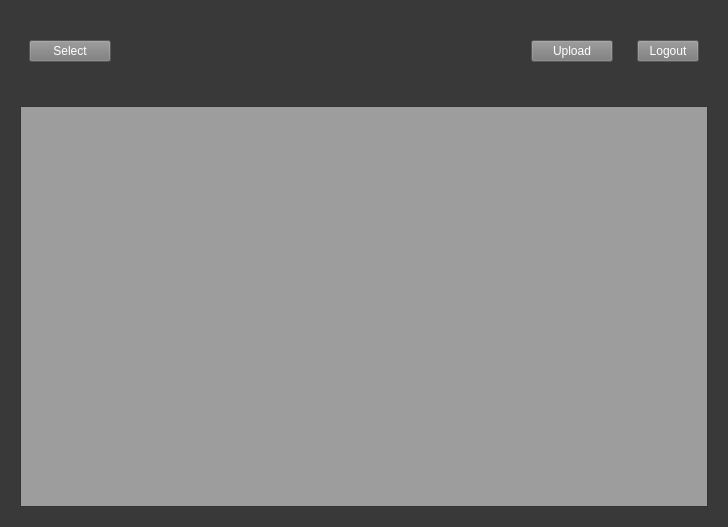
<?xml version="1.0" encoding="UTF-8"?>
<ui version="4.0">
 <class>Upload</class>
 <widget class="QWidget" name="Upload">
  <property name="geometry">
   <rect>
    <x>0</x>
    <y>0</y>
    <width>728</width>
    <height>527</height>
   </rect>
  </property>
  <property name="windowTitle">
   <string>Savefor - Upload</string>
  </property>
  <property name="styleSheet">
   <string notr="true">background-color: rgb(57, 57, 57);</string>
  </property>
  <layout class="QVBoxLayout" name="verticalLayout">
   <item>
    <widget class="QFrame" name="buttons_frame">
     <property name="minimumSize">
      <size>
       <width>0</width>
       <height>80</height>
      </size>
     </property>
     <property name="maximumSize">
      <size>
       <width>16777215</width>
       <height>80</height>
      </size>
     </property>
     <property name="frameShape">
      <enum>QFrame::NoFrame</enum>
     </property>
     <property name="frameShadow">
      <enum>QFrame::Raised</enum>
     </property>
     <layout class="QHBoxLayout" name="horizontalLayout">
      <item>
       <widget class="QFrame" name="select_frame">
        <property name="maximumSize">
         <size>
          <width>100</width>
          <height>16777215</height>
         </size>
        </property>
        <property name="frameShape">
         <enum>QFrame::NoFrame</enum>
        </property>
        <property name="frameShadow">
         <enum>QFrame::Raised</enum>
        </property>
        <layout class="QHBoxLayout" name="horizontalLayout_3">
         <item>
          <widget class="QPushButton" name="select_button">
           <property name="styleSheet">
            <string notr="true">background-color: rgb(122, 122, 122);
color: white;</string>
           </property>
           <property name="text">
            <string>Select</string>
           </property>
          </widget>
         </item>
        </layout>
       </widget>
      </item>
      <item>
       <widget class="QFrame" name="filename_frame">
        <property name="frameShape">
         <enum>QFrame::NoFrame</enum>
        </property>
        <property name="frameShadow">
         <enum>QFrame::Raised</enum>
        </property>
        <layout class="QHBoxLayout" name="horizontalLayout_4">
         <item>
          <widget class="QLabel" name="filename_label">
           <property name="styleSheet">
            <string notr="true">color: white;</string>
           </property>
           <property name="text">
            <string/>
           </property>
          </widget>
         </item>
        </layout>
       </widget>
      </item>
      <item>
       <widget class="QFrame" name="upload_frame">
        <property name="maximumSize">
         <size>
          <width>100</width>
          <height>16777215</height>
         </size>
        </property>
        <property name="frameShape">
         <enum>QFrame::NoFrame</enum>
        </property>
        <property name="frameShadow">
         <enum>QFrame::Raised</enum>
        </property>
        <layout class="QHBoxLayout" name="horizontalLayout_2">
         <item>
          <widget class="QPushButton" name="upload_button">
           <property name="styleSheet">
            <string notr="true">background-color: rgb(122, 122, 122);
color: white;</string>
           </property>
           <property name="text">
            <string>Upload</string>
           </property>
          </widget>
         </item>
        </layout>
       </widget>
      </item>
      <item>
       <widget class="QFrame" name="logout_frame">
        <property name="minimumSize">
         <size>
          <width>80</width>
          <height>0</height>
         </size>
        </property>
        <property name="maximumSize">
         <size>
          <width>80</width>
          <height>16777215</height>
         </size>
        </property>
        <property name="frameShape">
         <enum>QFrame::NoFrame</enum>
        </property>
        <property name="frameShadow">
         <enum>QFrame::Raised</enum>
        </property>
        <layout class="QHBoxLayout" name="horizontalLayout_11">
         <item>
          <widget class="QPushButton" name="logout_button">
           <property name="styleSheet">
            <string notr="true">background-color: rgb(122, 122, 122);
color: white;</string>
           </property>
           <property name="text">
            <string>Logout</string>
           </property>
          </widget>
         </item>
        </layout>
       </widget>
      </item>
     </layout>
    </widget>
   </item>
   <item>
    <widget class="QFrame" name="content_frame">
     <property name="frameShape">
      <enum>QFrame::NoFrame</enum>
     </property>
     <property name="frameShadow">
      <enum>QFrame::Raised</enum>
     </property>
     <layout class="QHBoxLayout" name="horizontalLayout_5">
      <item>
       <widget class="QScrollArea" name="upload_scrollArea">
        <property name="styleSheet">
         <string notr="true">QWidget {
	background-color: rgb(157, 157, 157);
}

QFrame {
	
	background-color: rgb(68, 68, 68);
}</string>
        </property>
        <property name="widgetResizable">
         <bool>true</bool>
        </property>
        <widget class="QWidget" name="scrollAreaWidgetContents">
         <property name="geometry">
          <rect>
           <x>0</x>
           <y>0</y>
           <width>710</width>
           <height>426</height>
          </rect>
         </property>
         <layout class="QVBoxLayout" name="verticalLayout_2"/>
        </widget>
       </widget>
      </item>
     </layout>
    </widget>
   </item>
  </layout>
 </widget>
 <resources/>
 <connections/>
</ui>
